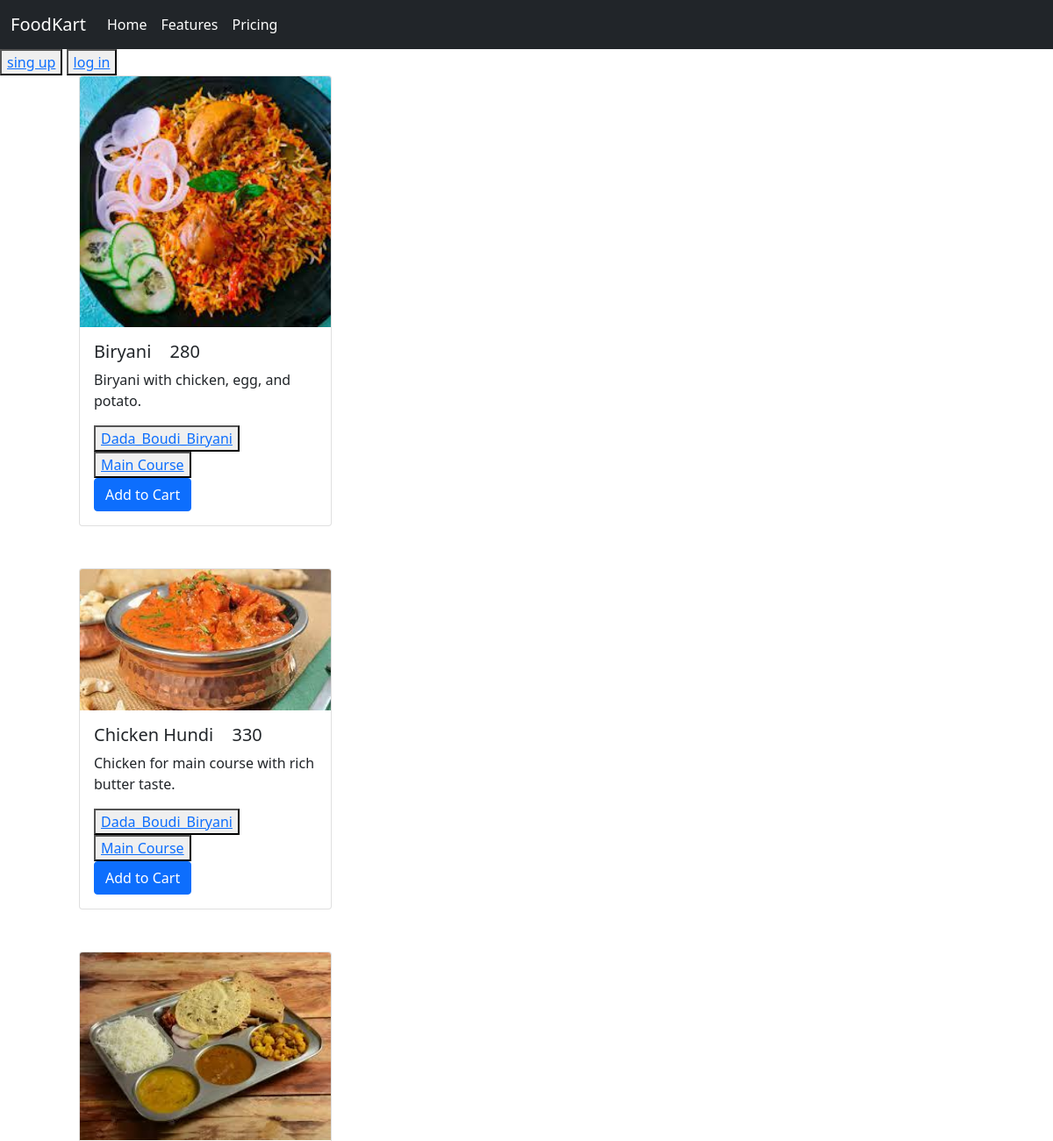
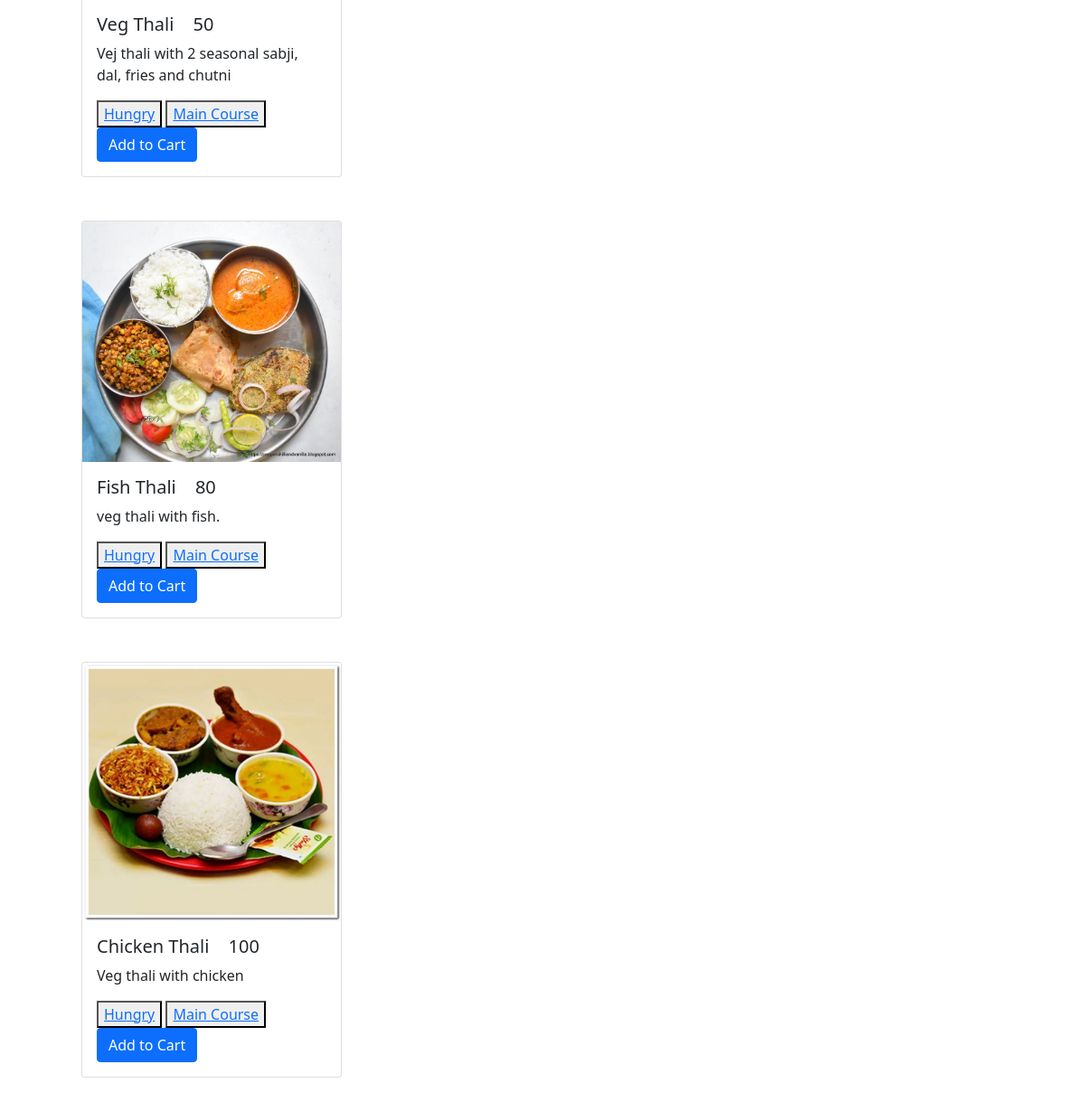
The app's page /ts/Main Course with its own data (2 pictures, top to bottom).
### menu/models.py (models this page shows, shortened)
class Dish(models.Model):
    id = models.AutoField(primary_key=True)
    name = models.CharField(max_length=200, null = False, blank = False, default = 'newItem')
    description = models.TextField()
    price = models.IntegerField()
    image = models.ImageField(null = False, blank = False)
    tags = models.ForeignKey(Tags, on_delete = models.CASCADE, null = True)
    restaurant = models.ForeignKey(restaurant, on_delete = models.CASCADE)

class Tags(models.Model):
    tag = models.CharField(max_length=100)
    id = models.AutoField(primary_key=True)
    def __str__(self):
        return f'{self.tag}'

### menu/views.py (the view, shortened to what this page needs)
# urls.py: path('ts/<str:tag>', views.tag_search, name='tag_search'),
def tag_search(request, tag):
    tag = Tags.objects.get(tag=tag)
    dish = Dish.objects.filter(tags=tag)
    user = request.user
    user_name = str(user)
    try:
        customer = Customer.objects.get(user=user)      # Collecting the customer.
        designation = str(customer.designation)         # Designation of logged in customer.
    except TypeError:               # If its an anonymous user the he will have no designation.
        context = {
            'dish': dish,           # All available dishes.
            'user': user_name,      # Logged in user's name as a string.
        }
        return render(request, 'menu/index.html', context=context)

### Templates/menu/index.html (shortened to what this page needs)
{%load static%}
<!DOCTYPE html>
<html lang="en">
<head>
    <link href="https://cdn.jsdelivr.net/npm/bootstrap@5.1.3/dist/css/bootstrap.min.css" rel="stylesheet"
>
</head>
<body>
    <nav class="navbar navbar-expand-lg bg-dark ">
        <div class="container-fluid">
          <a class="navbar-brand text-white" href="{% url 'index' %}">FoodKart</a>
          <div class="collapse navbar-collapse" id="navbarNav">
            <ul class="navbar-nav">
              <li class="nav-item">
                <a class="nav-link active text-white" aria-current="page" href="#">Home</a>
              </li>
              <li class="nav-item">
                <a class="nav-link text-white" href="#">Features</a>
              </li>
              <li class="nav-item">
                <a class="nav-link text-white" href="#">Pricing</a>
              </li>
            </ul>
          </div>
        </div>
      </nav>
    {% block container%}
      {% if user == 'AnonymousUser' %}
      <button ><a href="{% url 'user_creation' %}">sing up</a></button>
      <button ><a href="{% url 'log_in' %}">log in</a></button>
          {% else %}
          <button ><a href="{% url 'log_out' %}">log out</a></button>
      {% endif %}
        {% if designation == 'Restaurant' %}
            {%for i in dish%}
                <div class="container">
                    <div class="card mx-5" style="width: 18rem;">
                        <img src="{{i.image.url}}" class="card-img-top" alt="...">
                        <div class="card-body">
                            <h5 class="card-title">{{i.name}} <span class="mx-3">{{i.price}}</span></h5>
                            <p class="card-text">{{i.description}}</p>
                            <button ><a href="{% url 'tag_search' i.tags%}">{{i.tags}}</a></button>
                            <br>
                            <a href="#" class="btn btn-primary">Add to Cart</a>
                            <button ><a href="{% url 'dish_modification' i.id%}">modify</a></button>
                            <button ><a href="{% url 'dish_deletion' i.id%}">delete</a></button>
                        </div>
                    </div>
                </div>
                <br><br>
            {%endfor%}
            <button ><a href="{% url 'dish_creation' %}">Add new dish</a></button>
            {% else %}
                {%for i in dish%}
                    <div class="container">
                        <div class="card mx-5" style="width: 18rem;">
                            <img src="{{i.image.url}}" class="card-img-top" alt="...">
                            <div class="card-body">
                                <h5 class="card-title">{{i.name}} <span class="mx-3">{{i.price}}</span></h5>
                                <p class="card-text">{{i.description}}</p>
                                <button ><a href="{% url 'restaurant_search' i.restaurant%}">{{i.restaurant}}</a></button>
                                <button ><a href="{% url 'tag_search' i.tags%}">{{i.tags}}</a></button>
                                <br>
                                <a href="#" class="btn btn-primary">Add to Cart</a>
                            </div>
                        </div>
                    </div>
                    <br><br>
                {%endfor%}
        {% endif %}
    {% endblock container%}
</body>
</html>

### records on screen
Dish: image (picture), name "Biryani", price "280", description "Biryani with chicken, egg, and potato.", restaurant "Dada_Boudi_Biryani", tags "Main Course"
Dish: image (picture), name "Chicken Hundi", price "330", description "Chicken for main course with rich butter taste.", restaurant "Dada_Boudi_Biryani", tags "Main Course"
Dish: image (picture), name "Veg Thali", price "50", description "Vej thali with 2 seasonal sabji, dal, fries and chutni", restaurant "Hungry", tags "Main Course"
Dish: image (picture), name "Fish Thali", price "80", description "veg thali with fish.", restaurant "Hungry", tags "Main Course"
Dish: image (picture), name "Chicken Thali", price "100", description "Veg thali with chicken", restaurant "Hungry", tags "Main Course"
